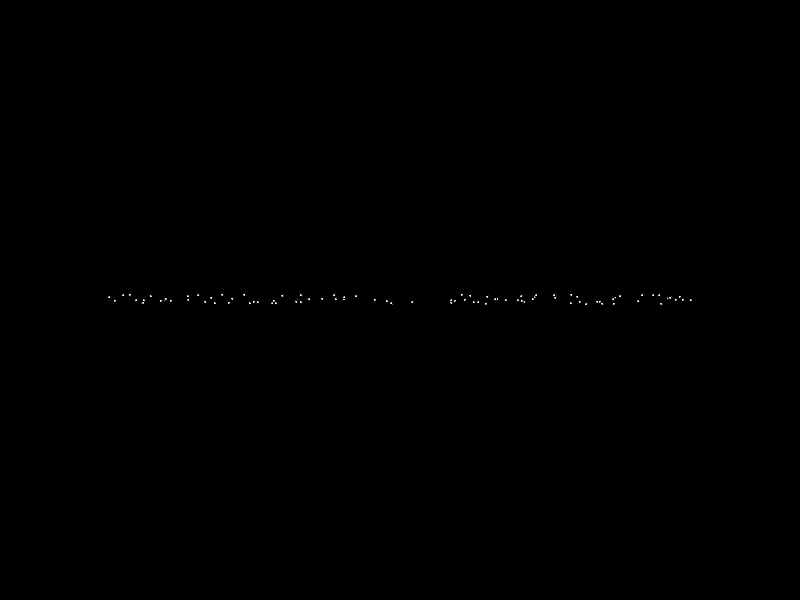
Frame 1 (no input)
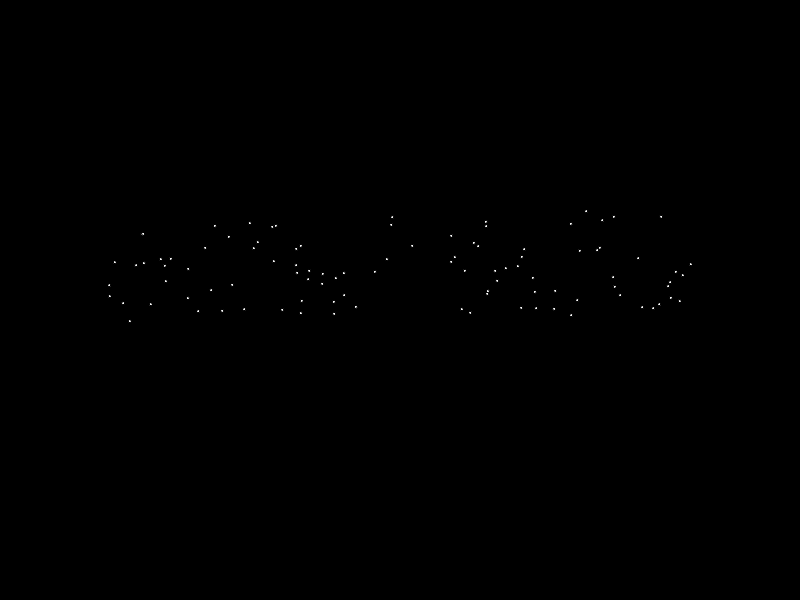
Frame 60 (the mouse pressed at the canvas centre just before this capture)
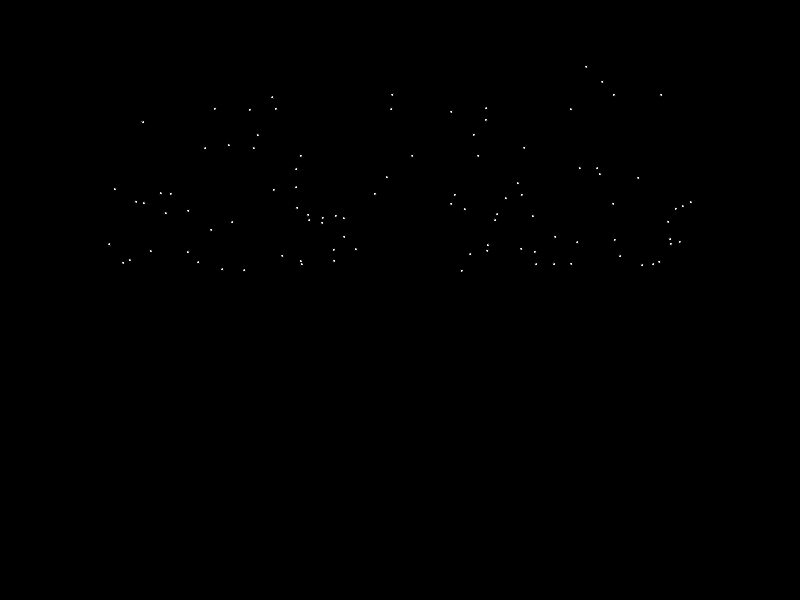
Frame 120 (the mouse held since frame 60 and released just before this capture)

The Processing sketch that drew these frames (run headless with seeded random() and noise(); from frame 60 on, the mouse is pressed at the canvas centre):

// Processing sketch: flame
// ── flame.pde

ArrayList<Ball> balls = new ArrayList<Ball>();


void setup() {
  size(800, 600);
  //balls.add(new Ball());
  for (int i=0; i<100; i++) {
    balls.add(new Ball());
  }
}

void draw() {
  background(0);

  for (Ball b : balls) {
    b.applyForce();
    b.update();
    b.display();
  }
}

//void mousePressed() {
//  balls.add(new Ball());
//}

class Ball {
  PVector pos;
  PVector vel;
  PVector acc;
  PVector f ;

  float size = 3;

  Ball() {
    pos = new PVector(random(100, width-100), height/2);
    vel = new PVector(0, random(-5, 5));//??
    acc = new PVector(0, 0);//?
    if (vel.x>=0) {
      f = new PVector(0, -0.5);
    } else if (vel.x<0) {
      f = new PVector(0, 0.5);
    }
  }


  void update() {
    vel.add(acc);//??
    pos.add(vel);
    acc.mult(0);
    
    if (pos.x < size/2) {
      pos.x = size/2;
      vel.x *= -1;
    } else if (pos.x > width - size/2) {
      pos.x = width - size/2;
      vel.x *= -1;
    }

    if (pos.y > height - size/2) {
      pos.y = height - size/2;
      vel.y *= -1;
    } else if (pos.y <size/2) {
      pos.y = size/2;
      vel.y *= -1;
    }
  }

  void display() {
    fill(255);
    ellipse(pos.x, pos.y, size, size);
  }

  void applyForce() {
    acc.add(f);
  }
}
